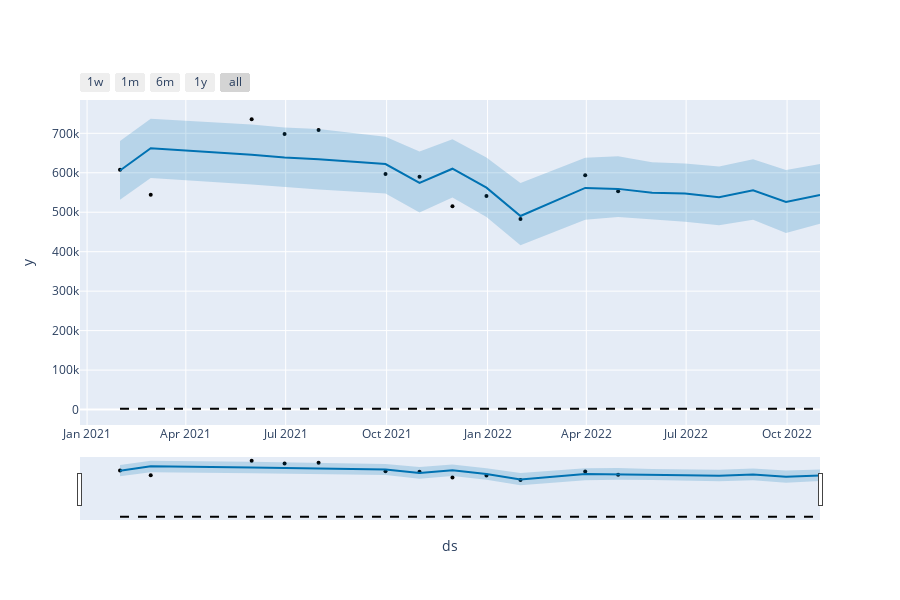

Here is the notebook cell this chart was saved with:
### Code cell
from prophet.plot import plot_plotly, plot_components_plotly

plot_plotly(m, forecast)
